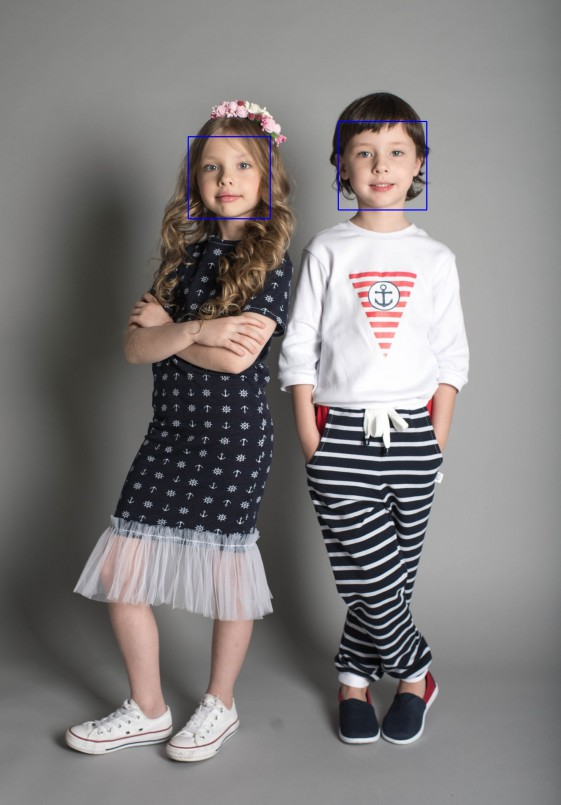
#> input picture Python/thepythoncode.com/FaceDetection/kids.jpg, 561 x 805 px
$ python face_detection.py
#> lines starting #> are read from the running program, lines starting #| are printed output that depends on the picture
import cv2

# loading the test image
image = cv2.imread("kids.jpg")
#> image is the input picture: shape (805, 561, 3); mean B, G, R 125.1, 125.4, 128.9
# converting to grayscale
image_gray = cv2.cvtColor(image, cv2.COLOR_BGR2GRAY)
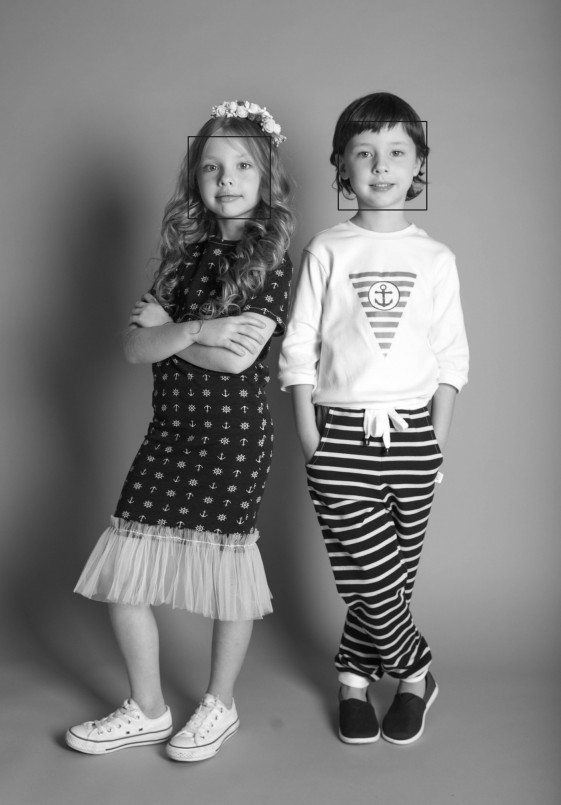
#> image_gray: shape (805, 561); min 0, max 255, mean 126.5
# initialize the face recognizer (default face haar cascade)
#> (the run stopped early here; a loop or call above may not have finished)
